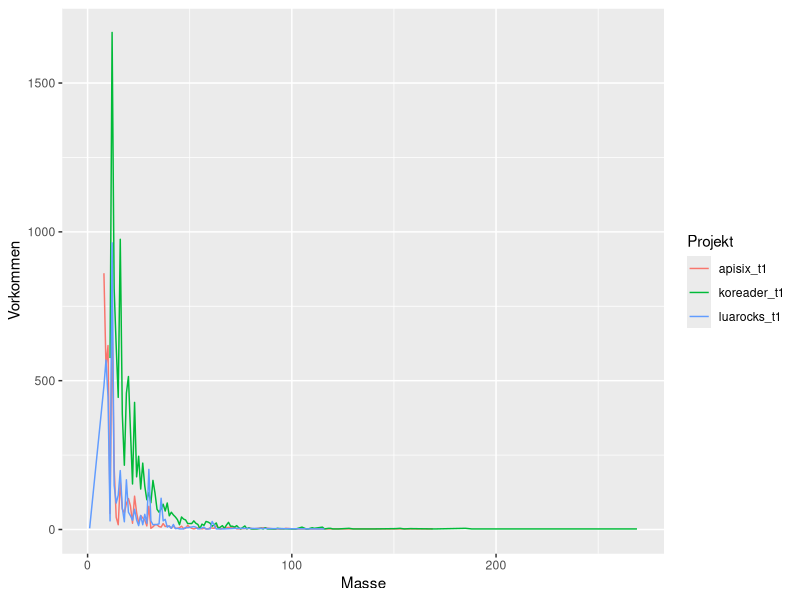

The R script that drew this image:
library(ggplot2)
koreader <- read.csv(file = 'mass_koreader_t1.csv')
luarocks <- read.csv(file = 'mass_luarocks_t1.csv')
apisix <- read.csv(file = 'mass_apisix_t1.csv')
projectfile <- rbind(koreader, luarocks)
projectfile <- rbind(projectfile, apisix)
head(projectfile)

plot_clones_loc <- ggplot(projectfile, aes(x = mass, y = occurrences, fill=project)) + 
    geom_line(aes(color=project)) +
    labs(x = "Masse", y = "Vorkommen")
plot_clones_loc$labels$colour <- "Projekt"
ggsave(plot_clones_loc, file="plot_mass_t1.pdf", dpi=600)
